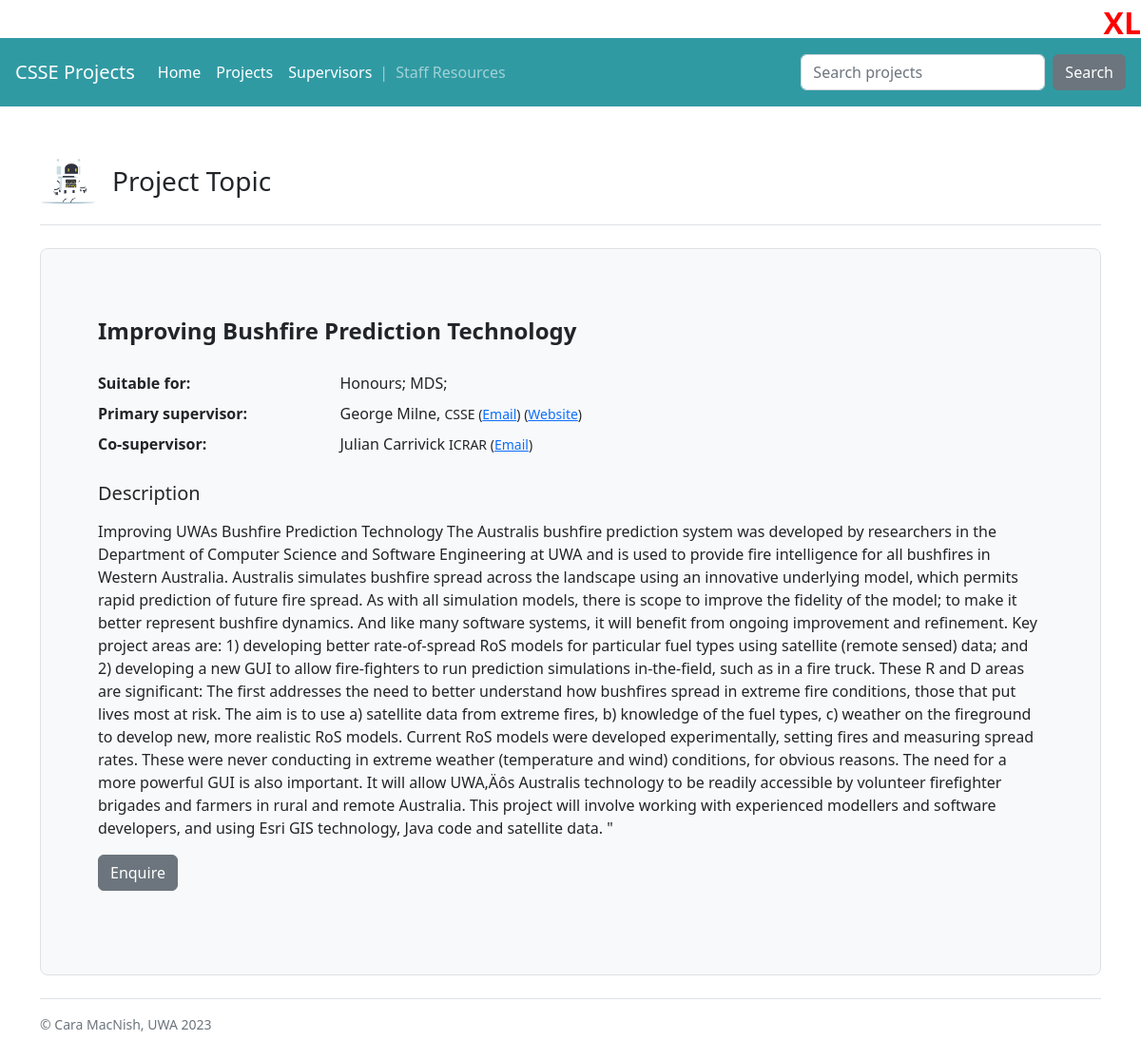
Screenshot of /projects/index/34/ with the database file from the repository.
### projects/models.py (models this page shows, shortened)
class Project(models.Model):
    SUITABILITY_CHOICES = [
        ('Honours', 'Honours (incl. BSc, BPhil, BACS)'),
        ('MDS', 'Master of Data Science'),
        ('SE', 'Software Engineering'),
        ('OTHER', 'Other')
    ]
    title = models.CharField("Topic Title", max_length=200)
    description = models.TextField("Description")
    short = models.TextField("Short Description", blank=True)
    skills = models.CharField("Skills", max_length=60, blank=True)
    honours = models.BooleanField("Suitable for Honours", default=True)
    mds = models.BooleanField("Suitable for MDS", default=True)
    se = models.BooleanField("Suitable for Software Engineering", default=True)
    engineering = models.BooleanField("Suitable for General Engineering", default=False)
    other = models.CharField("Other (please specify)", max_length=40, blank=True)
    numstudents = models.CharField("Number of Students", max_length=20, blank=True)
    primary = models.ForeignKey(Supervisor, on_delete=models.CASCADE, related_name="primary", verbose_name="Primary Supervisor", null = True)
    cosupervisor = models.ForeignKey(Supervisor, on_delete=models.CASCADE, verbose_name="Co-Supervisor", null = True, blank=True)
    cosupervisors = models.TextField("Co-supervisors", blank=True)
    external = models.TextField("External Supervisors/Mentors/Sponsors", blank=True)
    link = models.URLField("Research Link", blank = True)
    references = models.TextField("Sample References", blank=True)
    created = models.DateField("Date Created", auto_now_add = True)
    modified = models.DateField("Last Modified", auto_now = True)
    current_date = models.DateField("Current Date", default = date.today)
    visible = models.BooleanField(default=True)

class Supervisor(models.Model):
    firstname = models.CharField("First name", max_length=30)
    lastname = models.CharField("Last name", max_length=30)
    department = models.CharField("Department or School", max_length=50)
    email = models.EmailField("Email")
    web = models.URLField("Web link", blank=True)
    interests = models.TextField("Research interests", blank=True)
    def __str__(self):
        return self.firstname +  " " + self.lastname

### projects/views.py (the view)
# urls.py: path("projects/index/", views.all_projects, name = "project-list"),
def project(request, id):
    proj = Project.objects.get(pk=id)
    return render(request, "projects/project.html", {"project": proj} )

### projects/templatetags/markdown_extras.py (called while the page is built)
@register.filter()
@stringfilter
def markdown(value):
    return md.markdown(value, extensions=['markdown.extensions.fenced_code'])

### projects/templates/projects/project.html (shortened to what this page needs)
{% extends 'projects/base.html' %}
{% load markdown_extras %}
{% block content %}
<main>
    {% include "projects/header.html" with title="Project Topic" %}
    <div class="p-5 mb-4 bg-light border rounded-3">
        <div class="container-fluid py-4">
            <h4 class="fw-bold">{{ project.title }}</h4>
            <div class="container-fluid py-1 px-0">
                <dl class="row mt-3 mb-3">
                    <dt class="col-md-4 col-lg-3 col-xxl-2">Suitable for:</dt>
                    <dd class="col-md-8 col-lg-9 col-xxl-10">
                        {% if project.honours %} Honours; {% endif %}
                        {% if project.mds %} MDS; {% endif %}
                    </dd>
                    <dt class="col-md-4 col-lg-3 col-xxl-2">Primary supervisor:</dt>
                    <dd class="col-md-8 col-lg-9 col-xxl-10">
                        {{ project.primary }},
                        <small> {{ project.primary.department }}
                            (<a href=mailto:{{ project.primary.email }}>Email</a>)
                            {% if project.primary.web %}
                                (<a href={{ project.primary.web }}>Website</a>)
                            {% endif %}
                        </small>
                    </dd>
                    {% if project.cosupervisor %}
                    <dt class="col-md-4 col-lg-3 col-xxl-2">Co-supervisor:</dt>
                    <dd class="col-md-8 col-lg-9 col-xxl-10">{{ project.cosupervisor }}
                        <small> {{ project.cosupervisor.department }}
                            (<a href=mailto:{{ project.cosupervisor.email }}>Email</a>)
                        </small>
                    </dd>
                    {% endif %}
                </dl>
            </div>
            <h5>Description</h5>
            <p class="col-md-8">{{ project.description | markdown | safe }}</p>
            <p><a href="mailto:{{ project.primary.email }}?subject={{ project.title}}" class="btn btn-secondary">Enquire</a></p>
        </div>
    </div>
    {% include "projects/footer.html" %}
</main>
{% endblock %}

### rows the page displays
Project: title "Improving Bushfire Prediction Technology", primary "George Milne", primary.department "CSSE", cosupervisor "Julian Carrivick", cosupervisor.department "ICRAR", description "Improving UWAs Bushfire Prediction Technology The Australis bushfire prediction system was developed by researchers in the Department of Computer Science and Software Engineering at UWA and is used to provide fire intelligence for all bushfires in Western Australia. Australis simulates bushfire spread across the landscape using an innovative underlying model, which permits rapid prediction of future fire spread. As with all simulation models, there is scope to improve the fidelity of the model; to make it better represent bushfire dynamics. And like many software systems, it will benefit from ongoing improvement and refinement. Key project areas are: 1) developing better rate-of-spread RoS…"

### other values shown
{{ title }} "Project Topic"
